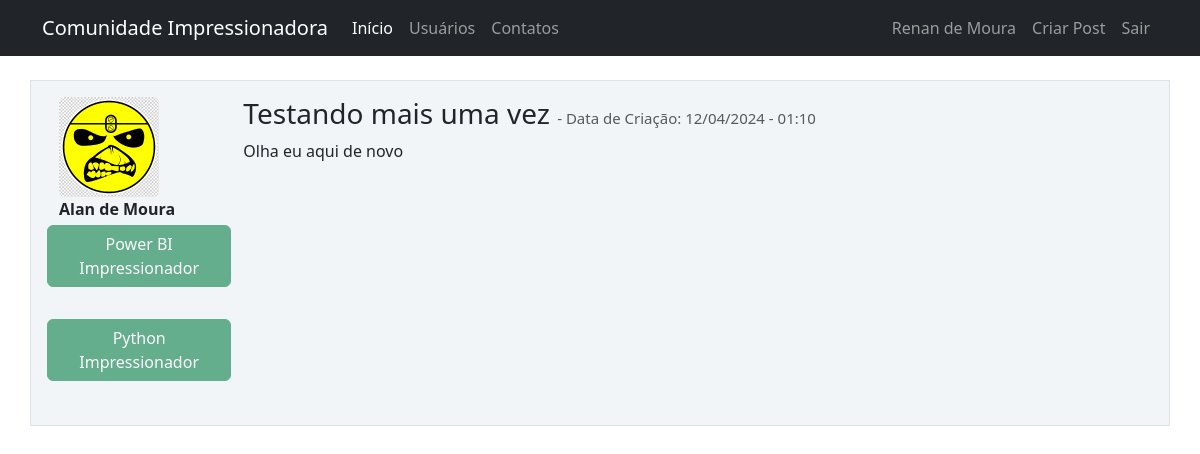
Page /post/5 (signed in) on the committed database.
### comunidade/models.py (models this page shows, shortened)
class Usuario(database.Model, UserMixin):
    id = database.Column(database.Integer, primary_key=True)
    username = database.Column(database.String, nullable=False)
    email = database.Column(database.String, nullable=False, unique=True)
    senha = database.Column(database.String, nullable=False)
    foto_perfil = database.Column(database.String, default='default.jpg')
    posts = database.relationship('Post', backref='autor', lazy=True)
    cursos = database.Column(database.String, nullable=False, default='Não Informado')

class Post(database.Model):
    id = database.Column(database.Integer, primary_key=True)
    titulo = database.Column(database.String, nullable=False)
    corpo = database.Column(database.Text, nullable=False)
    data_criacao = database.Column(database.DateTime, nullable=False, default=datetime.now)
    id_usuario = database.Column(database.Integer, database.ForeignKey('usuario.id'), nullable=False)

### comunidade/routes.py (the view)
@app.route('/post/<post_id>', methods=['GET', 'POST'])
@login_required
def exibir_post(post_id):
    post = Post.query.get(post_id)
    if current_user == post.autor:
        form = FormCriarPost()
        if request.method == 'GET':
            form.titulo.data = post.titulo
            form.corpo.data = post.corpo
        elif form.validate_on_submit():
            post.titulo = form.titulo.data
            post.corpo = form.corpo.data
            database.session.commit()
            flash('Post Atualizado com Sucesso')
            return redirect(url_for('home'))
    else:
        form = None
    return render_template('post.html', post=post, form=form)

### comunidade/models.py (called while the page is built)
@login_manager.user_loader
def load_usuario(id_usuario):
    return Usuario.query.get(int(id_usuario))

### comunidade/templates/post.html (shortened to what this page needs)
{% extends 'base.html' %}
{% block body %}
<div class="container mt-3 ">
	<div class="row border mt-4 p-3 meupost">
		<div class="col col-2">
			<div class="image pe-2"><img src="{{ url_for('static', filename='fotos_perfil/{}'.format(post.autor.foto_perfil)) }}" class="rounded" width="100" ></div>
			<strong>{{ post.autor.username }}</strong>
			<div class="row justify-content-center">
				{% for curso in post.autor.cursos.split(';') %}
				<button type="button" class="btn btn-success m-1" disabled>{{ curso }}</button><br>
				{% endfor %}
			</div>
		</div>
		<div class="col col-10">
			<h3>{{ post.titulo }}
				<small class="text-muted" style="font-size: 15px"> - Data de Criação: {{ post.data_criacao.strftime('%d/%m/%Y - %H:%M')}}
				</small>
			</h3>
			 <p>{{ post.corpo }}</p>
		</div>
	</div>
</div>
{% endblock %}

### comunidade/templates/navbar.html (shortened to what this page needs)
<nav class="navbar navbar-expand-lg navbar-dark bg-dark">
  <div class="container-fluid container">
    <a class="navbar-brand" href="{{ url_for('home') }}">Comunidade Impressionadora</a>
    <div class="collapse navbar-collapse" id="navbarSupportedContent">
      <ul class="navbar-nav me-auto mb-2 mb-lg-0">
        <li class="nav-item">
          <a class="nav-link active" aria-current="page" href="{{ url_for('home') }}">Início</a>
        </li>
        <li class="nav-item">
          <a class="nav-link" href="{{ url_for('usuarios') }}">Usuários</a>
        </li>
        <li class="nav-item">
          <a class="nav-link" href="{{ url_for('contatos') }}">Contatos</a>
        </li>
      </ul>
      <ul class=" d-flex navbar-nav">
        {% if current_user.is_authenticated %}
          <li class="nav-item">
            <a class="nav-link" href="{{ url_for('perfil') }}">{{ current_user.username }}</a>
          </li>
           <li class="nav-item">
            <a class="nav-link" href="{{ url_for('criar_post') }}">Criar Post</a>
          </li>
           <li class="nav-item">
            <a class="nav-link" href="{{ url_for('sair') }}">Sair</a>
          </li>
        {% endif %}
      </ul>
    </div>
  </div>
</nav>

### comunidade/static/main.css (style rules this page uses)
.meupost { background: #f2f5f8 !important; }

### rows in the picture
Usuario: username "Renan de Moura"
Usuario: foto_perfil (picture), autor.username "Alan de Moura"
Post: titulo "Testando mais uma vez", data_criacao "12/04/2024 - 01:10", corpo "Olha eu aqui de novo"

### other values in the picture
{{ curso }} "Power BI Impressionador" "Python Impressionador"
